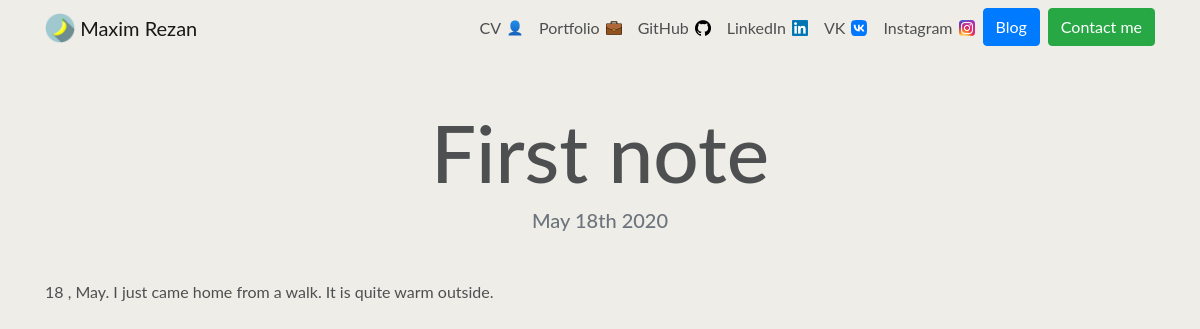
Page /blog/3/ on the committed database.
### blog/models.py (models this page shows, shortened)
class Blog(models.Model):
    title = models.CharField(max_length=200)
    created_time = models.DateField()
    description = models.TextField()

### blog/views.py (the view)
# urls.py: path('<int:blog_id>/', views.detail, name='detail')
def detail(request, blog_id):
    blog = get_object_or_404(Blog, pk=blog_id)
    return render(request, 'blog/detail.html', {'blog':blog})

### portfolio/my_context_processors.py (called while the page is built)
def latest_cv(request):
    latest = CV.objects.order_by('-uploaded_at').first()
    return {'latest_cv': latest}

def latest_portfolio(request):
    latest = Portfolio.objects.order_by('-uploaded_at').first()
    return {'latest_portfolio': latest}

### blog/templates/blog/detail.html
{% extends 'portfolio/base.html' %}
{% load static %}
{% block content %}
  <h1 class="text-center mt-5" id="blogdetailtitle">{{ blog.title }}</h1>
  <h5 class="text-center text-muted mb-5">{{ blog.created_time|date:'F jS Y'}}</h5>
  {{ blog.description|safe }}
{% endblock %}

### portfolio/static/portfolio/style.css (style rules this page uses)
body { font-family: 'Lato', sans-serif; background-color: #EEEDE7; color: #4E4F50; }
@media (min-width: 992px) { #blogdetailtitle { font-size: 5rem; } }

### rows in the picture
Blog: title "First note", created_time "May 18th 2020", description "18 , May. I just came home from a walk. It is quite warm outside."
